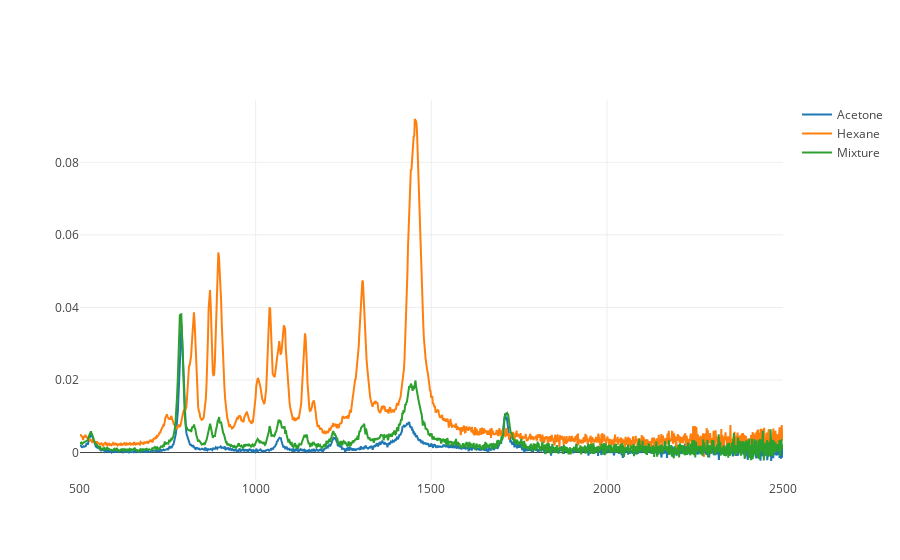

The notebook cell this image was saved under:
### Code cell
trace_acetone = create_graph_obj(_acetone, name='Acetone')
trace_hexane = create_graph_obj(_hexane, name='Hexane')

trace_mix = create_graph_obj(_mix, name='Mixture')

py.iplot([trace_acetone, trace_hexane, trace_mix], filename='pandas/basic-line-plot')

### Figure 1 — Plotly figure (JSON) as saved in the notebook; plotly's stock layout.template omitted (floating-point values rounded to 4 significant figures; data arrays with more than 128 entries replaced by an {"elided": "..."} marker saying what was removed)
{"data": [{"mode": "lines", "name": "Acetone", "type": "scatter", "uid": "f77f31ba-7f4d-4863-bc9d-a5e28e6ee87c", "x": {"elided": "1327 float values"}, "y": {"elided": "1327 float values"}}, {"mode": "lines", "name": "Hexane", "type": "scatter", "uid": "8b68454c-335a-4b12-83bd-967f6c8c3313", "x": {"elided": "1327 float values"}, "y": {"elided": "1327 float values"}}, {"mode": "lines", "name": "Mixture", "type": "scatter", "uid": "15f8b75a-ea26-4760-942a-919d4451b16a", "x": {"elided": "1327 float values"}, "y": {"elided": "1327 float values"}}], "layout": {"autosize": true, "xaxis": {"autorange": true, "range": [500.1, 2501.0], "type": "linear"}, "yaxis": {"autorange": true, "range": [-0.007573, 0.09718], "type": "linear"}}}
